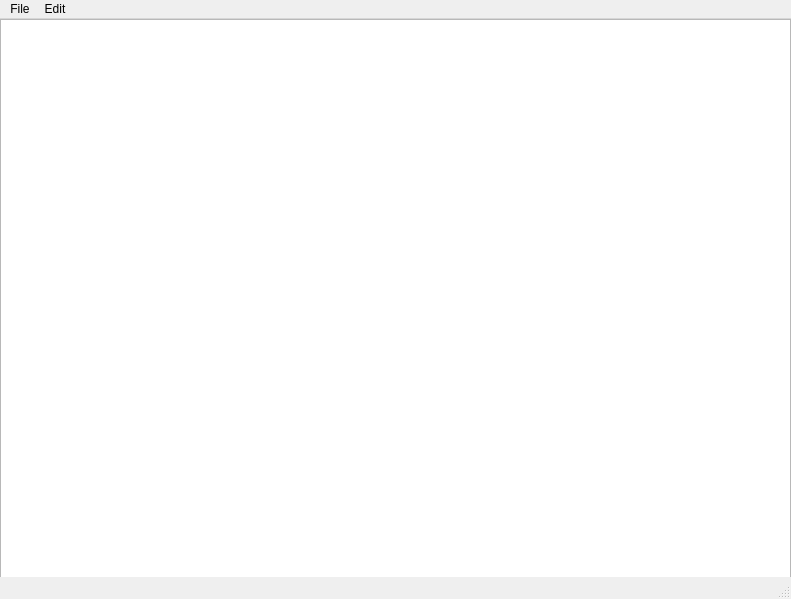
<?xml version="1.0" encoding="UTF-8"?>
<ui version="4.0">
 <class>MainWindow</class>
 <widget class="QMainWindow" name="MainWindow">
  <property name="geometry">
   <rect>
    <x>0</x>
    <y>0</y>
    <width>791</width>
    <height>599</height>
   </rect>
  </property>
  <property name="windowTitle">
   <string>MainWindow</string>
  </property>
  <property name="tabShape">
   <enum>QTabWidget::Rounded</enum>
  </property>
  <property name="dockOptions">
   <set>QMainWindow::AllowTabbedDocks|QMainWindow::AnimatedDocks</set>
  </property>
  <widget class="QWidget" name="centralwidget">
   <property name="enabled">
    <bool>true</bool>
   </property>
   <widget class="QWidget" name="verticalLayoutWidget">
    <property name="geometry">
     <rect>
      <x>0</x>
      <y>0</y>
      <width>791</width>
      <height>561</height>
     </rect>
    </property>
    <layout class="QVBoxLayout" name="verticalLayout">
     <item>
      <widget class="QTextEdit" name="textEdit"/>
     </item>
    </layout>
   </widget>
  </widget>
  <widget class="QMenuBar" name="menubar">
   <property name="geometry">
    <rect>
     <x>0</x>
     <y>0</y>
     <width>791</width>
     <height>20</height>
    </rect>
   </property>
   <widget class="QMenu" name="menuFile">
    <property name="title">
     <string>File</string>
    </property>
    <addaction name="actionNew"/>
    <addaction name="actionOpen"/>
    <addaction name="actionSave_as"/>
    <addaction name="actionPrint"/>
    <addaction name="actionExit"/>
   </widget>
   <widget class="QMenu" name="menuEdit">
    <property name="title">
     <string>Edit</string>
    </property>
    <addaction name="actionCopy"/>
    <addaction name="actionPast"/>
    <addaction name="actionCut"/>
    <addaction name="actionUndo"/>
    <addaction name="actionRedo"/>
   </widget>
   <addaction name="menuFile"/>
   <addaction name="menuEdit"/>
  </widget>
  <widget class="QStatusBar" name="statusbar"/>
  <action name="actionNew">
   <property name="icon">
    <iconset resource="Resources.qrc">
     <normaloff>:/img/New.bmp</normaloff>:/img/New.bmp</iconset>
   </property>
   <property name="text">
    <string>New</string>
   </property>
  </action>
  <action name="actionOpen">
   <property name="icon">
    <iconset resource="Resources.qrc">
     <normaloff>:/img/Open.bmp</normaloff>:/img/Open.bmp</iconset>
   </property>
   <property name="text">
    <string>Open</string>
   </property>
  </action>
  <action name="actionSave_as">
   <property name="icon">
    <iconset resource="Resources.qrc">
     <normaloff>:/img/Save.bmp</normaloff>:/img/Save.bmp</iconset>
   </property>
   <property name="text">
    <string>Save as</string>
   </property>
  </action>
  <action name="actionPrint">
   <property name="text">
    <string>Print</string>
   </property>
  </action>
  <action name="actionExit">
   <property name="text">
    <string>Exit</string>
   </property>
  </action>
  <action name="actionCopy">
   <property name="icon">
    <iconset resource="Resources.qrc">
     <normaloff>:/img/Copy.bmp</normaloff>:/img/Copy.bmp</iconset>
   </property>
   <property name="text">
    <string>Copy</string>
   </property>
  </action>
  <action name="actionPast">
   <property name="icon">
    <iconset resource="Resources.qrc">
     <normaloff>:/img/Paste.bmp</normaloff>:/img/Paste.bmp</iconset>
   </property>
   <property name="text">
    <string>Past</string>
   </property>
  </action>
  <action name="actionCut">
   <property name="icon">
    <iconset resource="Resources.qrc">
     <normaloff>:/img/Cut.bmp</normaloff>:/img/Cut.bmp</iconset>
   </property>
   <property name="text">
    <string>Cut</string>
   </property>
  </action>
  <action name="actionUndo">
   <property name="text">
    <string>Undo</string>
   </property>
  </action>
  <action name="actionRedo">
   <property name="text">
    <string>Redo</string>
   </property>
  </action>
 </widget>
 <resources>
  <include location="Resources.qrc"/>
 </resources>
 <connections/>
</ui>
